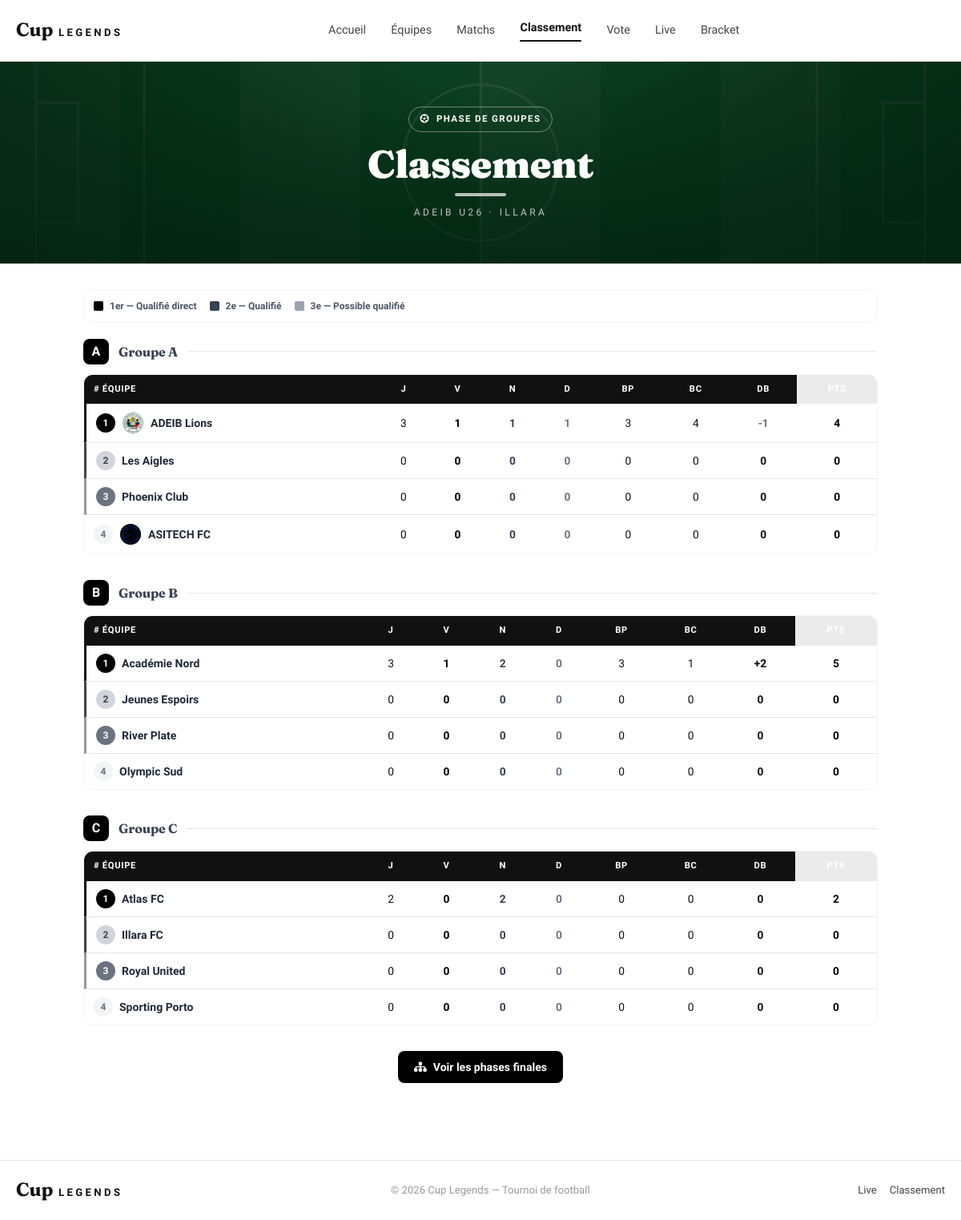
The page /standings/ on the database its author committed.
### tournament/models.py (models this page shows, shortened)
class Group(models.Model):
    GROUP_CHOICES = [
        ('A', 'Groupe A'), ('B', 'Groupe B'), ('C', 'Groupe C'),
        ('D', 'Groupe D'), ('E', 'Groupe E'), ('F', 'Groupe F'),
    ]
    tournament = models.ForeignKey(Tournament, on_delete=models.CASCADE, related_name='groups')
    name = models.CharField(max_length=1, choices=GROUP_CHOICES)
    class Meta:
        verbose_name = 'Groupe'
        ordering = ['name']

class Standing(models.Model):
    group = models.ForeignKey(Group, on_delete=models.CASCADE, related_name='standings')
    team = models.ForeignKey(Team, on_delete=models.CASCADE, related_name='standings')
    played = models.PositiveIntegerField(default=0)
    won = models.PositiveIntegerField(default=0)
    drawn = models.PositiveIntegerField(default=0)
    lost = models.PositiveIntegerField(default=0)
    goals_for = models.IntegerField(default=0)
    goals_against = models.IntegerField(default=0)
    points = models.IntegerField(default=0)
    @property
    def goal_difference(self):
        return self.goals_for - self.goals_against
    class Meta:
        verbose_name = 'Classement'
        ordering = ['-points', '-goals_for']
        unique_together = ['group', 'team']

class Team(models.Model):
    tournament = models.ForeignKey(Tournament, on_delete=models.CASCADE, related_name='teams')
    name = models.CharField(max_length=200)
    logo = models.ImageField(upload_to='teams/', blank=True, null=True)
    group = models.ForeignKey(Group, on_delete=models.SET_NULL, null=True, blank=True, related_name='teams')
    coach_name = models.CharField(max_length=200, blank=True, verbose_name='Entraîneur')
    president_name = models.CharField(max_length=200, blank=True, verbose_name='Président')
    qr_code = models.ImageField(upload_to='qrcodes/', blank=True, null=True)
    created_at = models.DateTimeField(auto_now_add=True)
    class Meta:
        verbose_name = 'Équipe'
        ordering = ['name']

### tournament/views.py (the view)
# urls.py: path('standings/', views.standings_view, name='standings'),
def standings_view(request):
    tournament = get_active_tournament()
    groups_data = []
    if tournament:
        for group in Group.objects.filter(tournament=tournament).order_by('name'):
            standings = sorted(
                Standing.objects.filter(group=group).select_related('team'),
                key=lambda s: (-s.points, -s.goal_difference, -s.goals_for),
            )
            groups_data.append({'group': group, 'standings': standings})
    return render(request, 'tournament/standings.html', {
        'tournament': tournament,
        'groups_data': groups_data,
    })

### tournament/context_processors.py (called while the page is built)
def active_tournament(request):
    today = timezone.localdate()
    active = Tournament.objects.filter(is_active=True)
    tournament = active.filter(
        start_date__isnull=False,
        end_date__isnull=False,
        start_date__lte=today,
        end_date__gte=today,
    ).order_by('start_date').first()
    if tournament is None:
        tournament = active.filter(
            start_date__isnull=False,
            start_date__gte=today,
        ).order_by('start_date').first()
    if tournament is None:
        tournament = active.order_by('-start_date', '-id').first()
    return {'tournament': tournament}

### tournament/views.py (called while the page is built)
def get_active_tournament():
    today = timezone.localdate()
    active = Tournament.objects.filter(is_active=True)
    ongoing = active.filter(
        start_date__isnull=False,
        end_date__isnull=False,
        start_date__lte=today,
        end_date__gte=today,
    ).order_by('start_date').first()
    if ongoing:
        return ongoing
    upcoming = active.filter(
        start_date__isnull=False,
        start_date__gte=today,
    ).order_by('start_date').first()
    if upcoming:
        return upcoming
    return active.order_by('-start_date', '-id').first()

### templates/tournament/standings.html (shortened to what this page needs)
{% extends "base.html" %}{% load static %}
{% block content %}
{% include "_page_hero.html" with title="Classement" eyebrow="Phase de groupes" %}
<div class="max-w-5xl mx-auto px-4 py-8">
  <div class="bg-white rounded-xl border border-gray-100 p-3 mb-5 flex flex-wrap gap-4">
    <div class="flex items-center gap-2"><span class="w-3 h-3 rounded-sm bg-black"></span><span class="text-xs font-semibold text-gray-600">1er — Qualifié direct</span></div>
    <div class="flex items-center gap-2"><span class="w-3 h-3 rounded-sm bg-gray-700"></span><span class="text-xs font-semibold text-gray-600">2e — Qualifié</span></div>
    <div class="flex items-center gap-2"><span class="w-3 h-3 rounded-sm bg-gray-400"></span><span class="text-xs font-semibold text-gray-600">3e — Possible qualifié</span></div>
  </div>
  {% for item in groups_data %}
  <div class="mb-8">
    <div class="flex items-center gap-3 mb-3">
      <div class="w-8 h-8 rounded-lg flex items-center justify-center text-white font-black shrink-0 bg-black">{{ item.group.name }}</div>
      <h2 class="font-bold text-gray-700">Groupe {{ item.group.name }}</h2>
      <div class="flex-1 h-px bg-gray-200"></div>
    </div>
    <div class="bg-white rounded-xl border border-gray-100 overflow-hidden">
      <div class="overflow-x-auto">
        <table class="standings-table">
          <thead>
            <tr>
              <th class="text-left" style="min-width:160px"># Équipe</th>
              <th title="Joués">J</th><th title="Victoires">V</th><th title="Nuls">N</th>
              <th title="Défaites">D</th><th title="Buts pour">BP</th><th title="Buts contre">BC</th>
              <th title="Diff. buts">DB</th><th title="Points" style="background:rgba(0,0,0,.08)">Pts</th>
            </tr>
          </thead>
          <tbody>
            {% for s in item.standings %}
            <tr class="{% if forloop.counter == 1 %}q1{% elif forloop.counter == 2 %}q2{% elif forloop.counter == 3 %}q3{% endif %}">
              <td>
                <div class="flex items-center gap-2">
                  <span class="w-6 h-6 rounded-full flex items-center justify-center text-xs font-black shrink-0
                    {% if forloop.counter == 1 %}bg-black text-white
                    {% elif forloop.counter == 2 %}bg-gray-300 text-gray-700
                    {% elif forloop.counter == 3 %}bg-gray-500 text-white
                    {% else %}bg-gray-100 text-gray-500{% endif %}">{{ forloop.counter }}</span>
                  {% if s.team.logo %}<img src="{{ s.team.logo.url }}" class="w-7 h-7 rounded-full object-cover border border-gray-100 shrink-0" alt="">{% endif %}
                  <a href="{% url 'team_detail' s.team.pk %}" class="font-bold text-sm text-gray-800 hover:text-black no-underline truncate">{{ s.team.name }}</a>
                </div>
              </td>
              <td class="text-center">{{ s.played }}</td>
              <td class="text-center font-bold text-black">{{ s.won }}</td>
              <td class="text-center font-semibold text-gray-700">{{ s.drawn }}</td>
              <td class="text-center font-semibold text-gray-500">{{ s.lost }}</td>
              <td class="text-center">{{ s.goals_for }}</td>
              <td class="text-center">{{ s.goals_against }}</td>
              <td class="text-center font-semibold {% if s.goal_difference > 0 %}text-black{% elif s.goal_difference < 0 %}text-gray-500{% endif %}">
                {% if s.goal_difference > 0 %}+{% endif %}{{ s.goal_difference }}
              </td>
              <td class="text-center font-black text-base text-black">{{ s.points }}</td>
            </tr>
            {% empty %}<tr><td colspan="9" class="text-center text-gray-400 py-4 text-sm">Aucune donnée</td></tr>{% endfor %}
          </tbody>
        </table>
      </div>
    </div>
  </div>
  {% empty %}
  <div class="text-center py-16 text-gray-400"><div class="text-5xl mb-3">📊</div><p>Aucun groupe configuré.</p></div>
  {% endfor %}
  <div class="text-center mt-6">
    <a href="{% url 'bracket' %}" class="inline-flex items-center gap-2 px-5 py-2.5 rounded-lg text-white font-bold text-sm transition-opacity hover:opacity-90 bg-black">
      <i class="fas fa-sitemap"></i> Voir les phases finales
    </a>
  </div>
</div>
{% endblock %}

### static/css/main.css (style rules this page uses)
:root { --color-bg: #FFFFFF; --color-fg: #111111; --color-soft: #F5F5F5; --color-line: #E5E5E5; --color-muted: #999999; --color-dim: #444444; --font-display: 'Fraunces', Georgia, serif; --font-body: 'Plus Jakarta Sans', system-ui, sans-serif; --radius: 6px; }
* { box-shadow: none !important; text-shadow: none !important; }
*, *::before, *::after { background-image: none !important; }
* { font-family: var(--font-body); }
body { color: var(--color-fg); background: var(--color-bg) !important; font-family: var(--font-body); -webkit-font-smoothing: antialiased; margin: 0; }
h1, h2, h3, h4, h5, h6, .font-display, .font-heading, .logo, .score, .section-title { font-family: var(--font-display) !important; letter-spacing: -0.01em; }
a { color: inherit; }
.standings-table { border-collapse: separate; border-spacing: 0; width: 100%; }
.standings-table th { background: var(--color-fg); color: #fff; padding: 10px 12px; font-family: var(--font-body); font-size: .7rem; font-weight: 700; text-transform: uppercase; letter-spacing: .06em; }
.standings-table th:first-child { border-radius: var(--radius) 0 0 0; text-align: left; }
.standings-table th:last-child { border-radius: 0 var(--radius) 0 0; }
.standings-table td { padding: 10px 12px; border-bottom: 1px solid var(--color-line); font-size: .86rem; }
.standings-table tr:last-child td { border-bottom: none; }
.q1 td:first-child { border-left: 3px solid var(--color-fg); }
.q2 td:first-child { border-left: 3px solid var(--color-dim); }
.q3 td:first-child { border-left: 3px solid var(--color-muted); }
:root { --pitch: #0d7a3c; --pitch-dark: #064d24; --gold: #e7b84b; }

### rows shown on the page
Group: group.name "A"
Standing: team.logo (picture), team.name "ADEIB Lions", played "3", won "1", drawn "1", lost "1", goals_for "3", goals_against "4", goal_difference "-1", points "4"
Standing: team.name "Les Aigles", played "0", won "0", drawn "0", lost "0", goals_for "0", goals_against "0", goal_difference "0", points "0"
Standing: team.name "Phoenix Club", played "0", won "0", drawn "0", lost "0", goals_for "0", goals_against "0", goal_difference "0", points "0"
Standing: team.logo (picture), team.name "ASITECH FC", played "0", won "0", drawn "0", lost "0", goals_for "0", goals_against "0", goal_difference "0", points "0"
Group: group.name "B"
Standing: team.name "Académie Nord", played "3", won "1", drawn "2", lost "0", goals_for "3", goals_against "1", goal_difference "2", points "5"
Standing: team.name "Jeunes Espoirs", played "0", won "0", drawn "0", lost "0", goals_for "0", goals_against "0", goal_difference "0", points "0"
Standing: team.name "River Plate", played "0", won "0", drawn "0", lost "0", goals_for "0", goals_against "0", goal_difference "0", points "0"
Standing: team.name "Olympic Sud", played "0", won "0", drawn "0", lost "0", goals_for "0", goals_against "0", goal_difference "0", points "0"
Group: group.name "C"
Standing: team.name "Atlas FC", played "2", won "0", drawn "2", lost "0", goals_for "0", goals_against "0", goal_difference "0", points "2"
Standing: team.name "Illara FC", played "0", won "0", drawn "0", lost "0", goals_for "0", goals_against "0", goal_difference "0", points "0"
Standing: team.name "Royal United", played "0", won "0", drawn "0", lost "0", goals_for "0", goals_against "0", goal_difference "0", points "0"
Standing: team.name "Sporting Porto", played "0", won "0", drawn "0", lost "0", goals_for "0", goals_against "0", goal_difference "0", points "0"

### other values the page prints
{{ eyebrow }} "PHASE DE GROUPES"
{{ title }} "Classement"
{{ subtitle|default:"ADEIB U26 · Illara" }} "ADEIB U26 · ILLARA"
